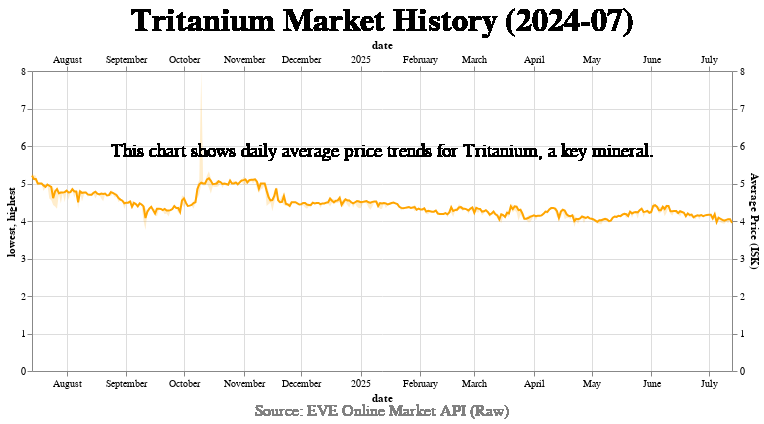

Notebook cell for this chart:
### Code cell
import pandas as pd
import pynarrative
import altair as alt
from IPython.display import display, Markdown

# Load Mineral market history CSV
csv_path_mineral = r"C:\Users\Jouke\Documents\evedata-logger\output\market_history_Mineral_2025-07-14_17-10.csv"
df_mineral = pd.read_csv(csv_path_mineral, parse_dates=['date'])

# Filter to Tritanium only
df_tritanium = df_mineral[df_mineral['type_name'] == 'Tritanium']

# Create price line and band charts
price_chart_min = alt.Chart(df_tritanium).mark_line(color='orange').encode(
    x='date:T',
    y=alt.Y('average:Q', title='Average Price (ISK)'),
    tooltip=['date:T', 'average:Q', 'lowest:Q', 'highest:Q']
)

price_band_min = alt.Chart(df_tritanium).mark_area(opacity=0.2, color='orange').encode(
    x='date:T',
    y='lowest:Q',
    y2='highest:Q'
)

price_layered_min = price_band_min + price_chart_min
price_layered_min = price_layered_min.properties(width=700, height=300)

# Create PyNarrative story for Tritanium
story_min = pynarrative.Story(df_tritanium, width=700, height=300)
story_min = story_min.add_title("Tritanium Market History (2024-07)")
story_min = story_min.add_context(
    "This chart shows daily average price trends for Tritanium, a key mineral.",
    position='top'
)
story_min.chart = price_layered_min
story_min = story_min.add_source("Source: EVE Online Market API (Raw)")

# Display narrative heading and story
display(Markdown("## Tritanium Market History Overview"))
display(story_min.render())

### Figure 1 — Vega specification as saved in the notebook (floating-point values rounded to 4 significant figures; data arrays with more than 128 entries replaced by an {"elided": "..."} marker saying what was removed)
{"$schema": "https://vega.github.io/schema/vega/v5.json", "data": [{"name": "source_0", "values": {"elided": "365 records"}, "transform": [{"type": "formula", "expr": "toDate(datum['date'])", "as": "date"}]}], "marks": [{"type": "area", "name": "layer_0_marks", "from": {"data": "source_0"}, "sort": {"field": "x"}, "encode": {"update": {"x": {"field": "date", "scale": "x"}, "fill": {"value": "orange"}, "y": {"field": "lowest", "scale": "y"}, "y2": {"field": "highest", "scale": "y"}, "opacity": {"value": 0.2}, "orient": {"value": "vertical"}, "defined": {"signal": "isValid(datum[\"date\"]) && isFinite(+datum[\"date\"]) && isValid(datum[\"lowest\"]) && isFinite(+datum[\"lowest\"])"}}}, "style": ["area"]}, {"type": "line", "name": "layer_1_marks", "from": {"data": "source_0"}, "sort": {"field": "x"}, "encode": {"update": {"tooltip": {"signal": "{\"date\": timeFormat(datum[\"date\"], '%b %d, %Y'), \"average\": format(datum[\"average\"], \"\"), \"lowest\": format(datum[\"lowest\"], \"\"), \"highest\": format(datum[\"highest\"], \"\")}"}, "stroke": {"value": "orange"}, "x": {"field": "date", "scale": "x"}, "y": {"field": "average", "scale": "y"}, "defined": {"signal": "isValid(datum[\"date\"]) && isFinite(+datum[\"date\"]) && isValid(datum[\"average\"]) && isFinite(+datum[\"average\"])"}}}, "style": ["line"]}, {"type": "text", "name": "layer_2_marks", "from": {"data": "source_0"}, "encode": {"update": {"align": {"value": "center"}, "fill": {"value": "black"}, "font": {"value": "Arial"}, "text": {"value": "Tritanium Market History (2024-07)"}, "y": {"value": -50}, "fontSize": {"value": 32}, "x": {"value": 350}, "fontWeight": {"value": "bold"}, "baseline": {"value": "middle"}}}, "style": ["text"]}, {"type": "text", "name": "layer_3_marks", "from": {"data": "source_0"}, "encode": {"update": {"text": {"value": "This chart shows daily average price trends for Tritanium, a key mineral."}, "angle": {"value": 0}, "fontSize": {"value": 19}, "y": {"value": 80}, "baseline": {"value": "middle"}, "fill": {"value": "black"}, "align": {"value": "center"}, "x": {"value": 350}, "font": {"value": "Arial"}}}, "style": ["text"]}, {"type": "text", "name": "layer_4_marks", "from": {"data": "source_0"}, "encode": {"update": {"y": {"value": 340}, "fontSize": {"value": 16}, "x": {"value": 350}, "text": {"value": "Source: EVE Online Market API (Raw)"}, "align": {"value": "center"}, "baseline": {"value": "middle"}, "angle": {"value": 0}, "fill": {"value": "gray"}, "font": {"value": "Arial"}}}, "style": ["text"]}], "scales": [{"name": "x", "type": "time", "domain": {"data": "source_0", "field": "date"}, "range": [0, {"signal": "width"}]}, {"name": "y", "type": "linear", "domain": {"data": "source_0", "fields": ["lowest", "highest", "average"]}, "range": [{"signal": "height"}, 0], "nice": true, "zero": true}], "axes": [{"scale": "x", "orient": "bottom", "labels": false, "minExtent": 0, "gridScale": "y", "grid": true, "ticks": false, "aria": false, "maxExtent": 0, "tickCount": {"signal": "ceil(width/40)"}, "zindex": 0, "domain": false}, {"scale": "y", "domain": false, "labels": false, "grid": true, "orient": "left", "tickCount": {"signal": "ceil(height/40)"}, "aria": false, "maxExtent": 0, "minExtent": 0, "gridScale": "x", "ticks": false, "zindex": 0}, {"scale": "x", "grid": false, "labelOverlap": true, "zindex": 0, "orient": "bottom", "tickCount": {"signal": "ceil(width/40)"}, "title": "date", "labelFlush": true}, {"scale": "x", "labelFlush": true, "zindex": 0, "tickCount": {"signal": "ceil(width/40)"}, "grid": false, "orient": "top", "labelOverlap": true, "title": "date"}, {"scale": "y", "grid": false, "orient": "left", "zindex": 0, "tickCount": {"signal": "ceil(height/40)"}, "title": "lowest, highest", "labelOverlap": true}, {"scale": "y", "labelOverlap": true, "title": "Average Price (ISK)", "orient": "right", "grid": false, "tickCount": {"signal": "ceil(height/40)"}, "zindex": 0}], "height": 300, "background": "white", "width": 700, "style": "cell", "padding": 5}
